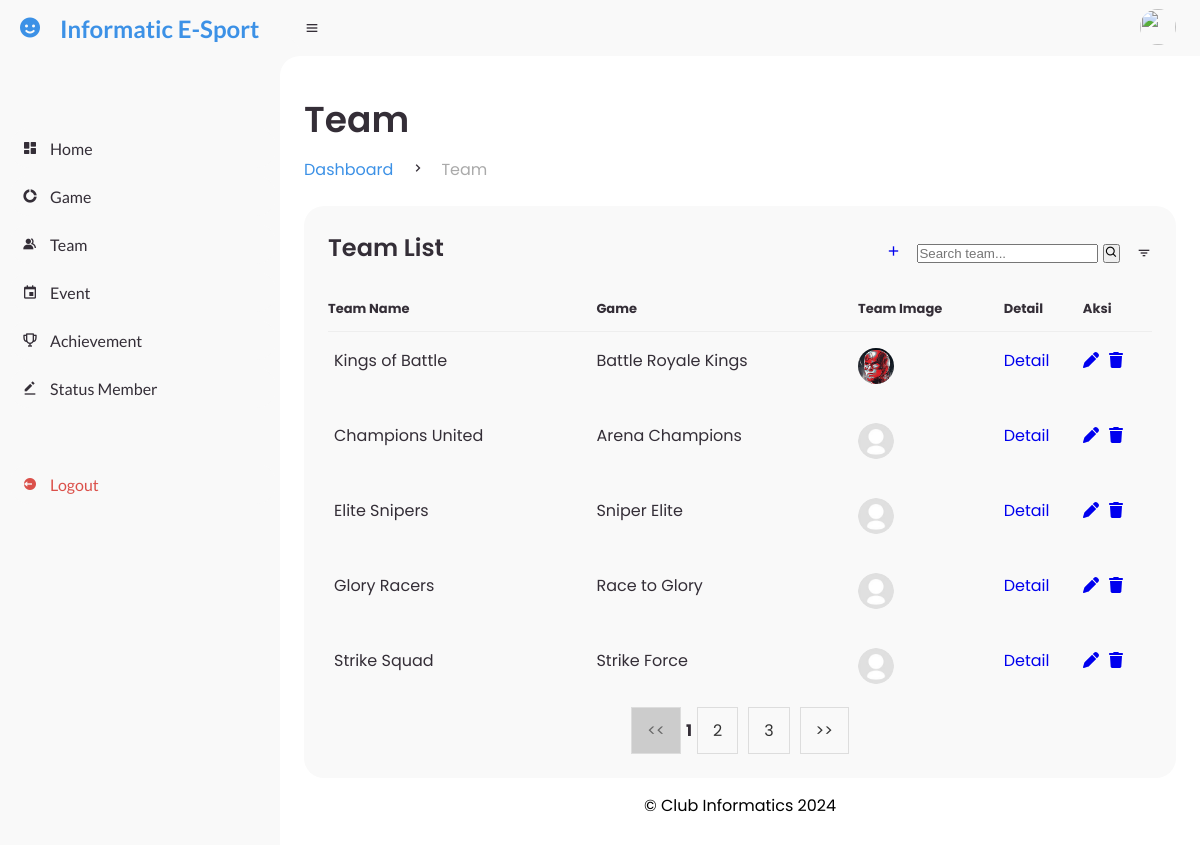
Screenshot of /admin/team/team.php (signed in) with the database file from the repository.
### tables this page shows
CREATE TABLE `team` (
  `idteam` int(11) NOT NULL,
  `idgame` int(11) NOT NULL,
  `name` varchar(45) DEFAULT NULL,
  `imgPath` varchar(500) DEFAULT NULL
);

CREATE TABLE `game` (
  `idgame` int(11) NOT NULL,
  `name` varchar(45) DEFAULT NULL,
  `description` varchar(200) DEFAULT NULL
);

### service/config.php (called while the page is built, shortened)
<?php
$main_url = "http://localhost/Capstone-FSP/";

### class/classTeam.php (called while the page is built, shortened)
<?php
class Team
{
    private $teamId;
    private $teamName;
    private $gameId;
    private $imgPath;
    public function __construct($conn, $teamId = null, $teamName = null, $gameId = null, $imgPath = null)
    {
        $this->teamId = $teamId;
        $this->teamName = $teamName;
        $this->gameId = $gameId;
        $this->imgPath = $imgPath;
    }
    public function getTeamId()
    {
        return $this->teamId;
    }
    public function getTeamName()
    {
        return $this->teamName;
    }
    public function getGameId()
    {
        return $this->gameId;
    }
    public function getImgPath()
    {
        return $this->imgPath;
    }
    public static function getAllTeamsWithPaging($koneksi, $page = 1, $limit = 5, $search = "")
    {
        $offset = ($page - 1) * $limit;
        $search = "%" . $search . "%";
        $stmt = $koneksi->prepare("
            SELECT t.idteam, g.name as game_name, t.name as team_name, t.imgPath
            FROM team as t
            INNER JOIN game as g ON t.idgame = g.idgame
            WHERE t.name LIKE ?
            LIMIT ?, ?
        ");
        $stmt->bind_param("sii", $search, $offset, $limit);
        $stmt->execute();
        $result = $stmt->get_result();
        $teams = [];
        while ($row = $result->fetch_assoc()) {
            $team = new Team($koneksi, $row['idteam'],  $row['team_name'], $row['game_name'], $row['imgPath']);
            $teams[] = $team;
        }
        return $teams;
    }
}

### admin/team/team.php (the view, shortened to what this page needs)
<?php
require_once('../../service/config.php');
require_once('../../class/classTeam.php');
require_once('../template/header.php');
require_once('../template/sidebar.php');
require_once('../template/navbar.php');
$page = isset($_GET['page']) ? (int)$_GET['page'] : 1;
$limit = 5;
$search = isset($_GET['search']) ? $_GET['search'] : "";
$teams = Team::getAllTeamsWithPaging($koneksi, $page, $limit, $search);
$search_query = "%" . $search . "%";
$stmt = $koneksi->prepare("SELECT COUNT(*) AS total FROM team WHERE name LIKE ?");
$stmt->bind_param("s", $search_query);
$stmt->execute();
$total_teams_result = $stmt->get_result();
$total_teams = $total_teams_result->fetch_assoc()['total'];
?>
<main>
    <div class="head-title">
        <div class="left">
            <h1>Team</h1>
            <ul class="breadcrumb">
                <li>
                    <a class="active" href="../index.php">Dashboard</a>
                </li>
                <li><i class='bx bx-chevron-right'></i></li>
                <li>
                    <a href="#">Team</a>
                </li>
            </ul>
        </div>
    </div>
    <div class="table-data">
        <div class="order">
            <div class="head">
                <h3>Team List</h3>
                <a href="create_team.php"><i class='bx bx-plus'></i></a>
                <form method="GET" action="">
                    <input type="text" name="search" placeholder="Search team..."
                        value="<?= isset($_GET['search']) ? htmlspecialchars($_GET['search']) : '' ?>" />
                    <button type="submit"><i class='bx bx-search'></i></button>
                </form>
                <i class='bx bx-filter'></i>
            </div>
            <table>
                <thead>
                    <tr>
                        <th>Team Name</th>
                        <th>Game</th>
                        <th>Team Image</th>
                        <th>Detail</th>
                        <th>Aksi</th>
                    </tr>
                </thead>
                <tbody>
                    <?php
                    foreach ($teams as $team) {
                        echo "<tr>";
                        echo "<td>" . htmlspecialchars($team->getTeamName()) . "</td>";
                        echo "<td>" . htmlspecialchars($team->getGameId()) . "</td>";
                        if ($team->getImgPath()) {
                            echo '<td><img src="../../public/img/' . htmlspecialchars($team->getImgPath()) . '" alt="Team Image" width="50" height="50"></td>';
                        } else {
                            echo '<td><a href="upload_image.php?id=' . htmlspecialchars($team->getTeamId()) . '">';
                            echo '<i class="fas fa-plus-circle" style="font-size: 24px; color: #333;"></i>';
                            echo '</a></td>';
                        }
                        echo "<td><a href='detail_team.php?idteam=" . $team->getTeamId() . "'>Detail</a></td>";
                        echo "<td>";
                        echo "<a href='edit_team.php?id=" . $team->getTeamId() . "'><i class='fa-solid fa-pen' style='margin-right: 10px;'></i></a>";
                        echo "<a href='delete_team.php?id=" . $team->getTeamId() . "' onclick=\"return confirm('Apakah Anda yakin ingin menghapus tim ini?');\"><i class='fa-solid fa-trash'></i></a>";
                        echo "</td>";
                        echo "</tr>";
                    }
                    ?>
                </tbody>
            </table>
            <div class="pagination" style="text-align: right;">
                <?php if ($total_teams > 0): ?>
                    <?php
                    if ($page > 1): ?>
                        <a href="?page=<?= $page - 1 ?>&search=<?= urlencode($search) ?>">
                            << </a>
                            <?php else: ?>
                                <a href="#" class="disabled">
                                    << </a>
                                    <?php endif; ?>
                                    <?php
                                    $max_hal = ceil($total_teams / $limit);
                                    $start_page = max(1, $page - 1);
                                    $end_page = min($max_hal, $start_page + 2);
                                    for ($hal = $start_page; $hal <= $end_page; $hal++): ?>
                                        <?php if ($hal == $page): ?>
                                            <b><?= $hal ?></b>
                                        <?php else: ?>
                                            <a href="?page=<?= $hal ?>&search=<?= urlencode($search) ?>"><?= $hal ?></a>
                                        <?php endif; ?>
                                    <?php endfor; ?>
                                    <?php if ($page < $max_hal): ?>
                                        <a href="?page=<?= $page + 1 ?>&search=<?= urlencode($search) ?>">>></a>
                                    <?php else: ?>
                                        <a href="#" class="disabled">>></a>
                                    <?php endif; ?>
                                <?php endif; ?>
            </div>
        </div>
    </div>
    <?php
    require_once('../template/footer.php');
    ?>
</main>

### admin/template/header.php (shortened to what this page needs)
<!DOCTYPE html>
<html lang="en">
<head>
    <link href='https://unpkg.com/boxicons@2.0.9/css/boxicons.min.css' rel='stylesheet'>
    <link rel="stylesheet" href="<?= $main_url ?>style.css">
</head>

### admin/template/sidebar.php (shortened to what this page needs)
<?php
require_once('header.php');
?>
<body>
    <section id="sidebar">
        <a href="#" class="brand">
            <i class='bx bxs-smile'></i>
            <span class="text">Informatic E-Sport</span>
        </a>
        <ul class="side-menu top">
            <li>
                <a href="<?= $main_url ?>Admin/index.php">
                    <i class='bx bxs-dashboard'></i>
                    <span class="text">Home</span>
                </a>
            </li>
            <li>
                <a href="<?= $main_url ?>Admin/game/game.php">
                    <i class='bx bxs-doughnut-chart'></i>
                    <span class="text">Game</span>
                </a>
            </li>
            <li>
                <a href="<?= $main_url ?>Admin/team/team.php">
                    <i class='bx bxs-group'></i>
                    <span class="text">Team</span>
                </a>
            </li>
            <li>
                <a href="<?= $main_url ?>Admin/event/event.php">
                    <i class='bx bx-calendar-event'></i>
                    <span class="text">Event</span>
                </a>
            </li>
            <li>
                <a href="<?= $main_url ?>Admin/achievement/achievement.php">
                    <i class='bx bx-trophy'></i>
                    <span class="text">Achievement</span>
                </a>
            </li>
            <li>
                <a href="<?= $main_url ?>Admin/status_member/status_member.php">
                    <i class='bx bxs-edit-alt'></i>
                    <span class="text">Status Member</span>
                </a>
            </li>
        </ul>
        <ul class="side-menu">
            <li>
                <a href="<?= $main_url ?>auth/logout.php" class="logout">
                    <i class='bx bxs-log-out-circle'></i>
                    <span class="text">Logout</span>
                </a>
            </li>
        </ul>
    </section>

### admin/template/navbar.php (shortened to what this page needs)
<?php
require_once('header.php');
?>
<section id="content">
    <nav>
        <i class='bx bx-menu'></i>
        <a href="#" class="profile">
            <img src="img/people.png">
        </a>
    </nav>

### admin/template/footer.php
<footer class="footer">
    <p>&copy; Club Informatics 2024</p>
</footer>

### rows the page displays
team: name "Kings of Battle", idgame.name "Battle Royale Kings", imgPath (picture)
team: name "Champions United", idgame.name "Arena Champions", imgPath (placeholder picture)
team: name "Elite Snipers", idgame.name "Sniper Elite", imgPath (placeholder picture)
team: name "Glory Racers", idgame.name "Race to Glory", imgPath (placeholder picture)
team: name "Strike Squad", idgame.name "Strike Force", imgPath (placeholder picture)
